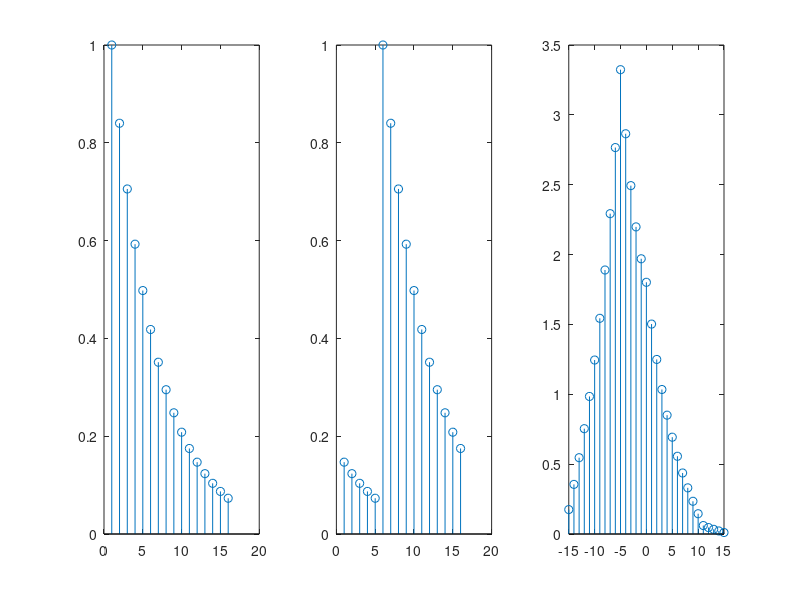

Write the MATLAB code that produced this figure.
n = 0:15;
x = 0.84.^n;
y = circshift(x,5);
[c,lags] = xcorr(x,y);
subplot(1,3,1)
stem(x)
subplot(1,3,2)
stem(y)
subplot(1,3,3)
stem(lags,c)